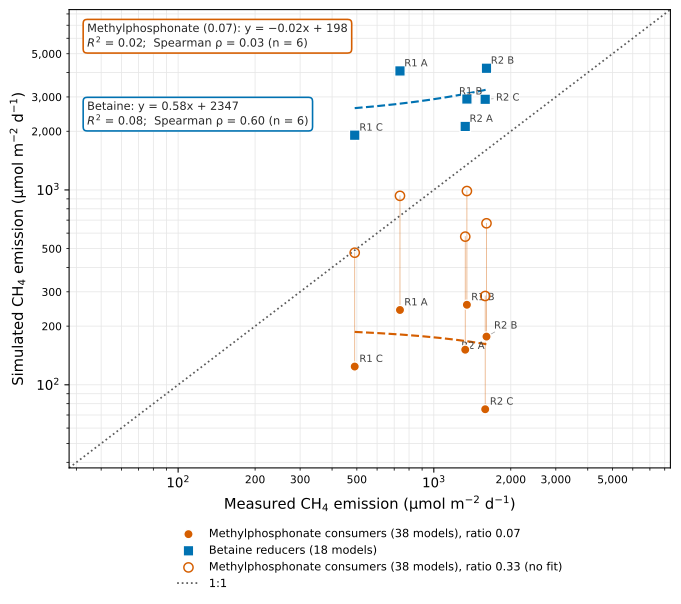

The script that saved this image:
#!/usr/bin/env python
"""Figure 7 for the final MAG set: simulated versus measured methane in the six unrestored cores, from the 2026 guild
models (one per MePn-consumer and betaine-reducer species; ../models/), on the consistent areal basis of
consistent_basis_final.py (run that first).

- Methylphosphonate: the 38 MePn-consumer models at phosphate source ratio 0.07 (filled circles, with fit), and at 0.33
  (open circles; same pattern, 3.8-fold higher). Each model's CH4 per unit of simulated biomass (reference run) times
  its biomass in the core (relative abundance x DNA x layer thickness, summed over D1 and D2).
- Betaine: the 18 betaine-reducer models (methane = 0.06 x TMA), converted with the core's volume-weighted DNA,
  because their TMA excretion is mostly set by the 0.1 betaine-uptake bound rather than by biomass.

Run: ~/Documents/py_venv/bin/python figure7_final.py   -> figure7_final.png / .svg / _stats.json
"""
import json
from pathlib import Path

import matplotlib
matplotlib.use("Agg")
import matplotlib.pyplot as plt
import numpy as np
from adjustText import adjust_text
from matplotlib.ticker import FuncFormatter, LogFormatterMathtext, LogLocator

HERE = Path(__file__).resolve().parent
C_MEPN, C_BET = "#D55E00", "#0072B2"      # Okabe-Ito, as in figure7_r232.py
CORES = ["R1_A", "R1_B", "R1_C", "R2_A", "R2_B", "R2_C"]

d = json.load(open(HERE / "consistent_basis_final.json"))
nm, nb = d["n_mepn_models"], d["n_betaine_models"]
x = np.array([d["measured_CH4"][c] for c in CORES])
m07, m33, bet = d["areal"]["MePn_0.07_38"], d["areal"]["MePn_0.33_38"], d["areal"]["betaine_18"]
series = [(m07, C_MEPN, "o", f"Methylphosphonate consumers ({nm} models), ratio 0.07", "Methylphosphonate (0.07)"),
          (bet, C_BET, "s", f"Betaine reducers ({nb} models)", "Betaine")]

fig, ax = plt.subplots(figsize=(7.2, 6.4), dpi=300)
texts, ys_all = [], []
for s, c, mk, lab, _ in series:
    y = np.array([s["sim_by_core"][k] for k in CORES]); ys_all.append(y)
    ax.scatter(x, y, s=62 if mk == "s" else 48, marker=mk, color=c, edgecolor="white", lw=1.0,
               zorder=4 if mk == "o" else 3, label=lab)
    xs = np.linspace(x.min(), x.max(), 400)
    yl = s["slope"] * xs + s["intercept"]
    ax.plot(xs[yl > 0], yl[yl > 0], "--", color=c, lw=1.6, zorder=2)
    texts += [ax.text(xi, yi, k.replace("_", " "), fontsize=7.5, color="0.25") for xi, yi, k in zip(x, y, CORES)]
y33 = np.array([m33["sim_by_core"][k] for k in CORES]); ys_all.append(y33)
ax.scatter(x, y33, s=48, marker="o", facecolor="none", edgecolor=C_MEPN, lw=1.1, zorder=3,
           label=f"Methylphosphonate consumers ({nm} models), ratio 0.33 (no fit)")
for xi, y0, y1 in zip(x, ys_all[0], y33):
    ax.plot([xi, xi], [y0, y1], "-", color=C_MEPN, lw=0.6, alpha=0.5, zorder=1)
ax.set_xscale("log"); ax.set_yscale("log")
for axis in (ax.xaxis, ax.yaxis):
    axis.set_major_locator(LogLocator(base=10, subs=(1.0,)))
    axis.set_minor_locator(LogLocator(base=10, subs=np.arange(2, 10), numticks=100))
    axis.set_major_formatter(LogFormatterMathtext(base=10, labelOnlyBase=True))
    axis.set_minor_formatter(FuncFormatter(lambda v, _: f"{v:,.0f}" if round(v) in (200, 300, 500, 2000, 3000, 5000) else ""))
    axis.set_tick_params(which="minor", labelsize=8)
ax.grid(True, which="both", linestyle="-", color="0.9", lw=0.6, zorder=0)
ax.set_axisbelow(True)
lo = min(x.min(), *(y.min() for y in ys_all)) * 0.5
hi = max(x.max(), *(y.max() for y in ys_all)) * 2.0
ax.plot([lo, hi], [lo, hi], ":", color="0.35", lw=1.3, zorder=1, label="1:1")
ax.set_xlim(lo, hi); ax.set_ylim(lo, hi)
adjust_text(texts, ax=ax, expand=(1.3, 1.6), arrowprops=dict(arrowstyle="-", color="0.6", lw=0.5))
ax.set_xlabel(r"Measured CH$_4$ emission (µmol m$^{-2}$ d$^{-1}$)", fontsize=11)
ax.set_ylabel(r"Simulated CH$_4$ emission (µmol m$^{-2}$ d$^{-1}$)", fontsize=11)
for (s, c, _, _, name), y0 in zip(series, (0.97, 0.80)):
    txt = (f"{name}: y = {s['slope']:.2f}x {'+' if s['intercept'] >= 0 else '−'} {abs(s['intercept']):.0f}\n"
           f"$R^2$ = {s['pearson_r2']:.2f};  Spearman ρ = {s['spearman_rho']:.2f} (n = 6)").replace("-", "−")
    ax.text(0.03, y0, txt, transform=ax.transAxes, fontsize=8.5, color="0.15", va="top",
            bbox=dict(boxstyle="round,pad=0.35", fc="white", ec=c, lw=1.2))
ax.legend(loc="upper center", bbox_to_anchor=(0.5, -0.11), ncol=1, fontsize=8.5, frameon=False)
fig.tight_layout()
fig.savefig(HERE / "figure7_final.png", bbox_inches="tight")
fig.savefig(HERE / "figure7_final.svg", bbox_inches="tight")
json.dump({"MePn_0.07_38": m07, "MePn_0.33_38": m33, "betaine_18": bet, "measured_CH4": d["measured_CH4"]},
          open(HERE / "figure7_final_stats.json", "w"), indent=1)
print("MePn 0.07", {k: round(v, 3) for k, v in m07.items() if isinstance(v, float)})
print("betaine", {k: round(v, 3) for k, v in bet.items() if isinstance(v, float)})
